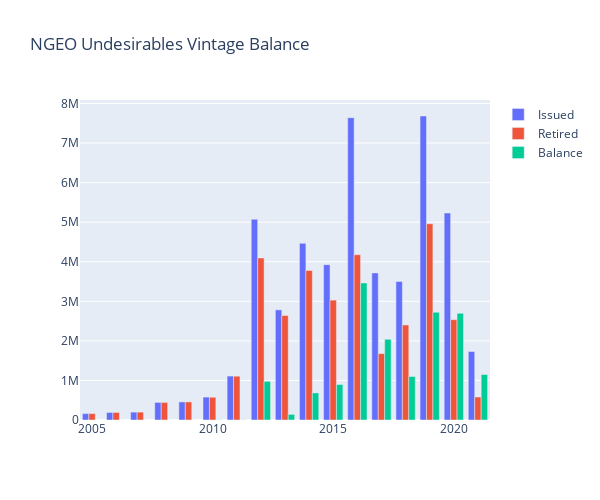

This figure's notebook cell:
### Code cell
ngeo_undesirable_vintage = df_ngeo_undesirable.groupby(by=['Vintage']).sum().reset_index()
ngeo_undesirable_vintage = ngeo_undesirable_vintage.drop(columns=['ID'])

fig = go.Figure()
for col in list(ngeo_undesirable_vintage)[1:]:
    fig.add_trace(go.Bar(x=ngeo_undesirable_vintage.Vintage, y=ngeo_undesirable_vintage[col], name = col))
fig.update_layout(height=500, width=600, title="NGEO Undesirables Vintage Balance")

### Figure 1 — Plotly figure (JSON) as saved in the notebook; plotly's stock layout.template omitted (floating-point values rounded to 4 significant figures)
{"data": [{"name": "Issued", "type": "bar", "x": [2005, 2006, 2007, 2008, 2009, 2010, 2011, 2012, 2013, 2014, 2015, 2016, 2017, 2018, 2019, 2020, 2021], "y": [162219, 190864, 199432, 444335, 457302, 579510, 1110390, 5072467, 2783690, 4464792, 3926840, 7642037, 3717965, 3502222, 7683424, 5231930, 1731011]}, {"name": "Retired", "type": "bar", "x": [2005, 2006, 2007, 2008, 2009, 2010, 2011, 2012, 2013, 2014, 2015, 2016, 2017, 2018, 2019, 2020, 2021], "y": [162219, 190864, 199432, 444335, 457302, 574507, 1106830, 4096074, 2641685, 3780934, 3030135, 4177823, 1677684, 2402771, 4960907, 2535305, 581112]}, {"name": "Balance", "type": "bar", "x": [2005, 2006, 2007, 2008, 2009, 2010, 2011, 2012, 2013, 2014, 2015, 2016, 2017, 2018, 2019, 2020, 2021], "y": [0, 0, 0, 0, 0, 5003, 3560, 976393, 142005, 683858, 896705, 3464214, 2040281, 1099451, 2722517, 2696625, 1149899]}], "layout": {"height": 500, "title": {"text": "NGEO Undesirables Vintage Balance"}, "width": 600}}
